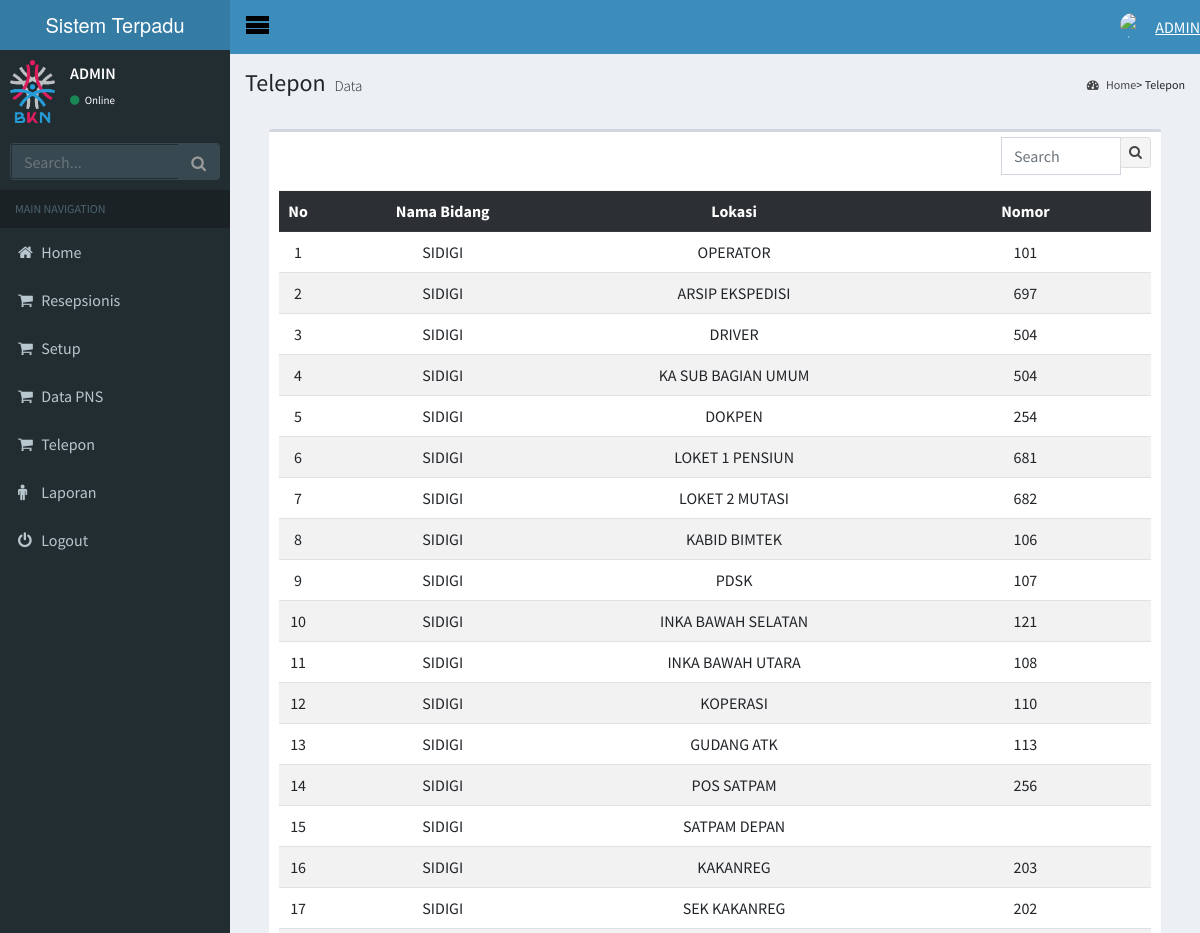
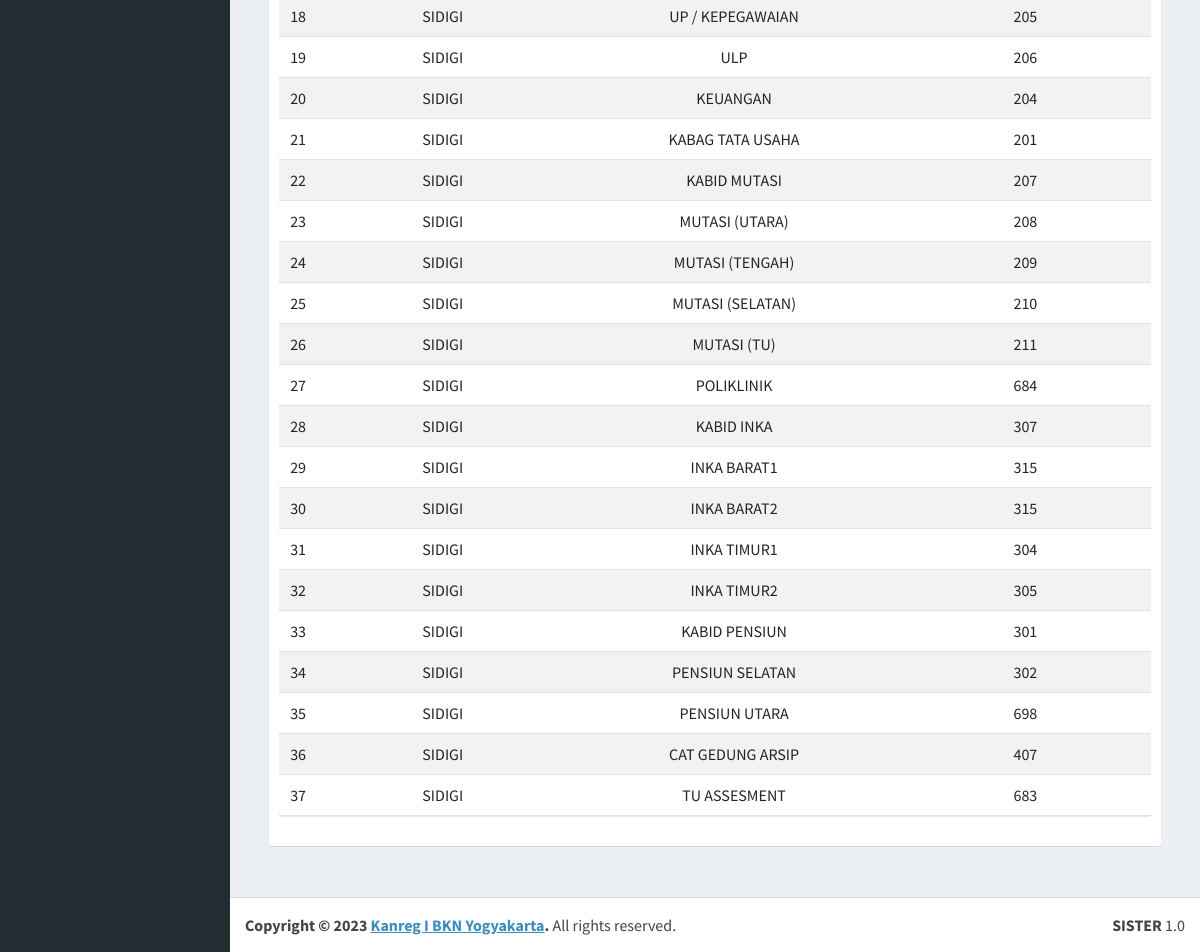
/adminweb.php?module=telepon (signed in), run on the app's committed database (2 pictures, top to bottom).
### tables this page shows
CREATE TABLE `telepon` (
  `id_telepon` int(3) NOT NULL,
  `id_bidang` int(3) NOT NULL,
  `lokasi` varchar(255) NOT NULL,
  `nomor` varchar(25) NOT NULL
);

CREATE TABLE `data_bidang` (
  `id_bidang` int(3) NOT NULL,
  `nama_bidang` varchar(100) NOT NULL
);

### module/telepon/index.php (the view, shortened to what this page needs)
<?php
if (empty($_SESSION['username']) AND empty($_SESSION['passuser'])) {
      echo "<center>Untuk mengakses modul, Anda harus login <br>";
      echo "<a href=../../index.php><b>LOGIN</b></a></center>";
} else {
    include "lib/koneksi.php";
  ?>
      <div class="content-wrapper">
        <section class="content-header">
          <h1>
            Telepon
            <small>Data</small>
          </h1>
          <ol class="breadcrumb">
            <li><a href="#"><i class="fa fa-dashboard"></i> Home</a></li>
            <li class="active">Telepon</li>
          </ol>
        </section>
          <section class="content">
           <div class="container px-4 p-3 text-white">
  <div class="row">
    <div class="col-xs-12">
      <div class="box">
        <div class="box-header">
        <br>
        <div class="box-tools">
          <form role="search" method="POST" action="adminweb.php?module=cari_pegawai">
          <div class="input-group" style="width: 150px;">
            <input type="text" name="search" class="form-control input-sm pull-right" placeholder="Search">
            <div class="input-group-btn">
              <button type="submit" style="display: all;" class="btn btn-sm btn-default"><i class="fa fa-search"></i></button>
            </div>
          </div>
          </form>
        </div>
              <br>
        <div class="col-xs-12 col-sm-12 col-md-12 col-lg-12">
            <div class="box box-solid">
              <div class="box-body no-padding">
                <table class="table table-hover table-striped" style="overflow-x: auto!important;">
                  <tbody>
                       <tr class="table-dark">
                        <th style="width: 2%" class="text-center">No</th>
                        <th style="width: 25%" class="text-center">Nama Bidang</th>
                        <th style="width: 33%" class="text-center">Lokasi</th>
                        <th  style="width: 25%" class="text-center">Nomor</th>
                      </tr>
                      <?php
                      $datatlp= mysqli_query($koneksi,"select * from telepon tp join data_bidang db on tp.id_bidang = db.id_bidang");
                        $no=0;
                        while($usr=mysqli_fetch_array($datatlp)){
                      $no+=1;
                      ?>
                      <tr>
                        <td class="text-center"><?php echo $no; ?></td>
                        <td class="text-center">
                          <?php echo $usr['nama_bidang']; ?>
                        </td>
                        <td class="text-center">
                          <?php echo $usr['lokasi']; ?>
                        </td>
                        <td class="text-center">
                          <?php echo $usr['nomor']; ?>
                        </td>
                      </tr>
                      <?php } ?>
                  </tbody>
                </table>
              </div>
            </div>
          </div>
       </div>
      </div>
    </div>
  </div>
</div>
          </section>
      </div>
<?php } ?>

### data on the page
telepon: id_bidang.nama_bidang "SIDIGI", lokasi "OPERATOR", nomor "101"
telepon: id_bidang.nama_bidang "SIDIGI", lokasi "ARSIP EKSPEDISI", nomor "697"
telepon: id_bidang.nama_bidang "SIDIGI", lokasi "DRIVER", nomor "504"
telepon: id_bidang.nama_bidang "SIDIGI", lokasi "KA SUB BAGIAN UMUM", nomor "504"
telepon: id_bidang.nama_bidang "SIDIGI", lokasi "DOKPEN", nomor "254"
telepon: id_bidang.nama_bidang "SIDIGI", lokasi "LOKET 1 PENSIUN", nomor "681"
telepon: id_bidang.nama_bidang "SIDIGI", lokasi "LOKET 2 MUTASI", nomor "682"
telepon: id_bidang.nama_bidang "SIDIGI", lokasi "KABID BIMTEK", nomor "106"
telepon: id_bidang.nama_bidang "SIDIGI", lokasi "PDSK", nomor "107"
telepon: id_bidang.nama_bidang "SIDIGI", lokasi "INKA BAWAH SELATAN", nomor "121"
telepon: id_bidang.nama_bidang "SIDIGI", lokasi "INKA BAWAH UTARA", nomor "108"
telepon: id_bidang.nama_bidang "SIDIGI", lokasi "KOPERASI", nomor "110"
telepon: id_bidang.nama_bidang "SIDIGI", lokasi "GUDANG ATK", nomor "113"
telepon: id_bidang.nama_bidang "SIDIGI", lokasi "POS SATPAM", nomor "256"
telepon: id_bidang.nama_bidang "SIDIGI", lokasi "SATPAM DEPAN"
telepon: id_bidang.nama_bidang "SIDIGI", lokasi "KAKANREG", nomor "203"
telepon: id_bidang.nama_bidang "SIDIGI", lokasi "SEK KAKANREG", nomor "202"
telepon: id_bidang.nama_bidang "SIDIGI", lokasi "UP / KEPEGAWAIAN", nomor "205"
telepon: id_bidang.nama_bidang "SIDIGI", lokasi "ULP", nomor "206"
telepon: id_bidang.nama_bidang "SIDIGI", lokasi "KEUANGAN", nomor "204"
telepon: id_bidang.nama_bidang "SIDIGI", lokasi "KABAG TATA USAHA", nomor "201"
telepon: id_bidang.nama_bidang "SIDIGI", lokasi "KABID MUTASI", nomor "207"
telepon: id_bidang.nama_bidang "SIDIGI", lokasi "MUTASI (UTARA)", nomor "208"
telepon: id_bidang.nama_bidang "SIDIGI", lokasi "MUTASI (TENGAH)", nomor "209"
telepon: id_bidang.nama_bidang "SIDIGI", lokasi "MUTASI (SELATAN)", nomor "210"
telepon: id_bidang.nama_bidang "SIDIGI", lokasi "MUTASI (TU)", nomor "211"
telepon: id_bidang.nama_bidang "SIDIGI", lokasi "POLIKLINIK", nomor "684"
telepon: id_bidang.nama_bidang "SIDIGI", lokasi "KABID INKA", nomor "307"
telepon: id_bidang.nama_bidang "SIDIGI", lokasi "INKA BARAT1", nomor "315"
telepon: id_bidang.nama_bidang "SIDIGI", lokasi "INKA BARAT2", nomor "315"
telepon: id_bidang.nama_bidang "SIDIGI", lokasi "INKA TIMUR1", nomor "304"
telepon: id_bidang.nama_bidang "SIDIGI", lokasi "INKA TIMUR2", nomor "305"
telepon: id_bidang.nama_bidang "SIDIGI", lokasi "KABID PENSIUN", nomor "301"
telepon: id_bidang.nama_bidang "SIDIGI", lokasi "PENSIUN SELATAN", nomor "302"
telepon: id_bidang.nama_bidang "SIDIGI", lokasi "PENSIUN UTARA", nomor "698"
telepon: id_bidang.nama_bidang "SIDIGI", lokasi "CAT GEDUNG ARSIP", nomor "407"
telepon: id_bidang.nama_bidang "SIDIGI", lokasi "TU ASSESMENT", nomor "683"

### other printed values
$user "ADMIN"
